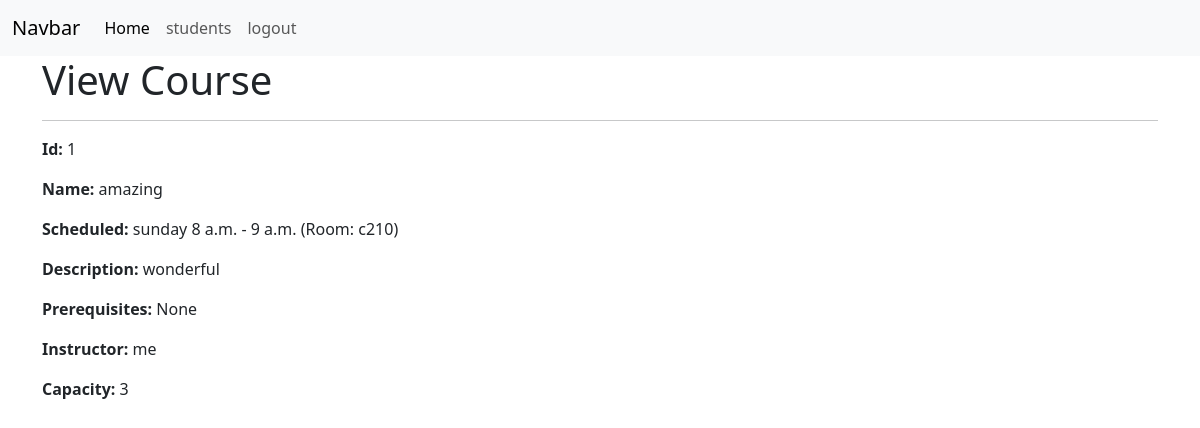
The page /course/1 on the database as committed earlier.
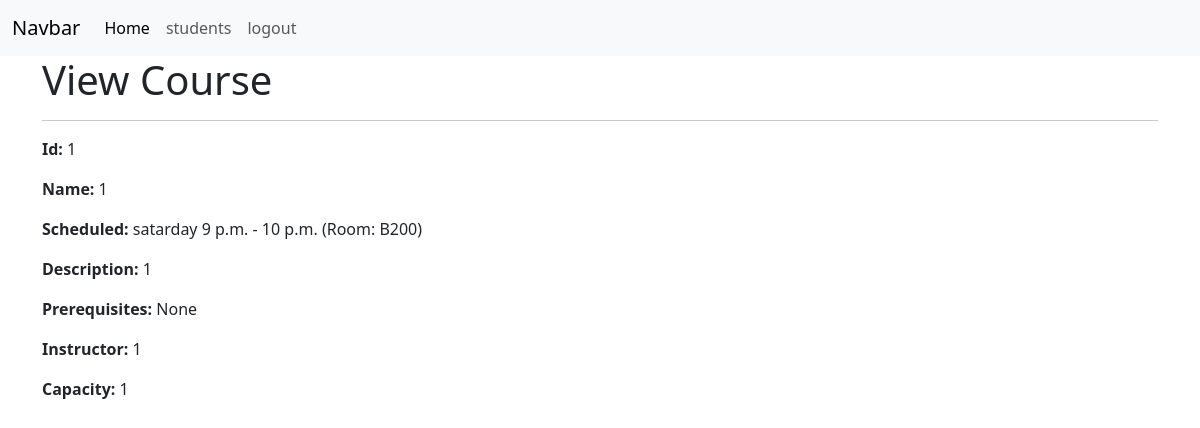
The same page on the database as committed later.
### App/models.py (models this page shows)
class Courses(models.Model):
    id = models.CharField(primary_key=True,max_length=10)
    name = models.CharField( max_length=50)
    description = models.CharField(max_length=255)
    prerequisites = models.ForeignKey('self', on_delete=models.DO_NOTHING, null=True, blank=True)
    instructor = models.CharField(max_length=50)
    capacity = models.IntegerField()
    scheduled = models.ForeignKey(CourseSchedules, on_delete=models.CASCADE)

class CourseSchedules(models.Model):
    DAYS = (
        ('sun','sunday'),
        ('mon','monday'),
        ('tue','tuesday'),
        ('wen','wenday'),
        ('thu','thursday'),
        ('fri','friday'),
        ('sat','satarday'),
    )
    id = models.IntegerField(primary_key=True)
    startTime = models.TimeField()
    endTime = models.TimeField()
    days = models.CharField(max_length=10, null=True, choices=DAYS)
    roomNo = models.CharField(max_length=20)

### App/views.py (the view)
# urls.py: path('course/<str:pk>', views.course, name='course'),
def course(request, pk):
    course = Courses.objects.get(id=pk)
    context = {'course':course}
    return render(request, 'App/course.html', context)

### App/templates/App/course.html
{% extends "App/main.html" %}
{% load static %}
{% block content %}
<div class="container">
    <h1>View Course</h1>
    <hr>
    <p><b>Id:</b> {{ course.id }}</p>
    <p><b>Name:</b> {{ course.name }}</p>
    <p><b>Scheduled:</b>
            {% if course.scheduled %}
                {{ course.scheduled.get_days_display }} {{ course.scheduled.startTime }} - {{ course.scheduled.endTime }} (Room: {{ course.scheduled.roomNo }})
            {% else %}
                None
            {% endif %}
      </p>
    <p><b>Description:</b> {{ course.description }}</p>
    <p><b>Prerequisites:</b>
        {% if course.prerequisites %}
            {{ course.prerequisites.name }}
        {% else %}
            None
        {% endif %}
    </p>
    <p><b>Instructor:</b> {{ course.instructor }}</p>
    <p><b>Capacity:</b> {{ course.capacity }}</p>
</div>
{% endblock content %}

### App/templates/App/main.html (shortened to what this page needs)
{% load static %}
<!DOCTYPE html>
<html lang="en">
<head>
    <link href="https://cdn.jsdelivr.net/npm/bootstrap@5.3.3/dist/css/bootstrap.min.css" rel="stylesheet">
    <link rel="stylesheet" href="https://cdnjs.cloudflare.com/ajax/libs/font-awesome/6.5.2/css/all.min.css">
    <link rel="stylesheet" href="{% static "css/style.css" %}">
</head>
<body>
    {% include "App/nav.html" %}
    {% block content %}
    {% endblock content %}
</body>
</html>

### App/templates/App/nav.html (shortened to what this page needs)
<nav class="navbar navbar-expand-lg bg-body-tertiary">
    <div class="container-fluid">
      <a class="navbar-brand" href="#">Navbar</a>
      <div class="collapse navbar-collapse" id="navbarSupportedContent">
        <ul class="navbar-nav me-auto mb-2 mb-lg-0">
          <li class="nav-item">
            <a class="nav-link active" aria-current="page" href="{% url "home" %}">Home</a>
          </li>
          <li class="nav-item">
            <a class="nav-link" href="{% url "students" %}">students</a>
          </li>
          <li class="nav-item">
            <a class="nav-link" href="{% url "logout" %}">logout</a>
          </li>
        </ul>
      </div>
    </div>
  </nav>

Rows that differ between the two databases and show on the page:
changed Courses id 1: name "amazing" → "1"; scheduled.days "sunday" → "satarday"; scheduled.startTime "8 a.m." → "9 p.m."; scheduled.endTime "9 a.m." → "10 p.m."; scheduled.roomNo "c210" → "B200"; description "wonderful" → "1"; instructor "me" → "1"; capacity "3" → "1"
